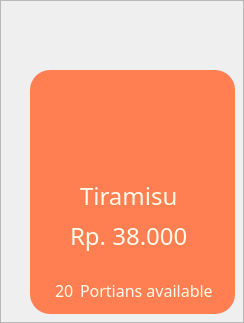
                              <widget class="QFrame" name="Frame_Tiramisu">
                               <property name="styleSheet">
                                <string notr="true"/>
                               </property>
                               <property name="frameShape">
                                <enum>QFrame::StyledPanel</enum>
                               </property>
                               <property name="frameShadow">
                                <enum>QFrame::Raised</enum>
                               </property>
                               <widget class="QPushButton" name="But_Tiramisu">
                                <property name="geometry">
                                 <rect>
                                  <x>30</x>
                                  <y>70</y>
                                  <width>205</width>
                                  <height>244</height>
                                 </rect>
                                </property>
                                <property name="styleSheet">
                                 <string notr="true">QPushButton{
background-color:rgb(255, 127, 82);
padding:50px 80px;
border:none;
border-radius:20px;

}
QPushButton:hover{
background-color:rgb(65, 119, 167);
}</string>
                                </property>
                                <property name="text">
                                 <string/>
                                </property>
                               </widget>
                               <widget class="QLabel" name="Label_Tiramisu">
                                <property name="geometry">
                                 <rect>
                                  <x>80</x>
                                  <y>180</y>
                                  <width>101</width>
                                  <height>31</height>
                                 </rect>
                                </property>
                                <property name="font">
                                 <font>
                                  <family>Poppins</family>
                                  <pointsize>18</pointsize>
                                 </font>
                                </property>
                                <property name="styleSheet">
                                 <string notr="true">background-color:none;
color:rgb(254, 251, 234);</string>
                                </property>
                                <property name="text">
                                 <string>Tiramisu</string>
                                </property>
                               </widget>
                               <widget class="QLabel" name="label_111">
                                <property name="geometry">
                                 <rect>
                                  <x>70</x>
                                  <y>220</y>
                                  <width>121</width>
                                  <height>31</height>
                                 </rect>
                                </property>
                                <property name="font">
                                 <font>
                                  <family>Poppins</family>
                                  <pointsize>18</pointsize>
                                 </font>
                                </property>
                                <property name="styleSheet">
                                 <string notr="true">background-color:none;
color:rgb(254, 251, 234);</string>
                                </property>
                                <property name="text">
                                 <string>Rp. 38.000</string>
                                </property>
                               </widget>
                               <widget class="QPushButton" name="pushButton_37">
                                <property name="geometry">
                                 <rect>
                                  <x>60</x>
                                  <y>0</y>
                                  <width>141</width>
                                  <height>151</height>
                                 </rect>
                                </property>
                                <property name="styleSheet">
                                 <string notr="true">QPushButton{
background-color:none;
padding:50px 80px;
border:none;
border-radius:75px;
}</string>
                                </property>
                                <property name="text">
                                 <string/>
                                </property>
                                <property name="icon">
                                 <iconset>
                                  <normaloff>icon/8.png</normaloff>icon/8.png</iconset>
                                </property>
                                <property name="iconSize">
                                 <size>
                                  <width>140</width>
                                  <height>140</height>
                                 </size>
                                </property>
                               </widget>
                               <widget class="QLabel" name="label_69">
                                <property name="geometry">
                                 <rect>
                                  <x>80</x>
                                  <y>280</y>
                                  <width>151</width>
                                  <height>21</height>
                                 </rect>
                                </property>
                                <property name="font">
                                 <font>
                                  <family>Poppins</family>
                                  <pointsize>12</pointsize>
                                 </font>
                                </property>
                                <property name="styleSheet">
                                 <string notr="true">background-color:none;
color:rgb(254, 251, 234);</string>
                                </property>
                                <property name="text">
                                 <string>Portians available</string>
                                </property>
                               </widget>
                               <widget class="QLabel" name="Lbl_Stock_Tiramisu">
                                <property name="geometry">
                                 <rect>
                                  <x>55</x>
                                  <y>280</y>
                                  <width>21</width>
                                  <height>21</height>
                                 </rect>
                                </property>
                                <property name="font">
                                 <font>
                                  <family>Poppins</family>
                                  <pointsize>12</pointsize>
                                 </font>
                                </property>
                                <property name="styleSheet">
                                 <string notr="true">background-color:none;
color:rgb(254, 251, 234);</string>
                                </property>
                                <property name="text">
                                 <string>20</string>
                                </property>
                               </widget>
                              </widget>
